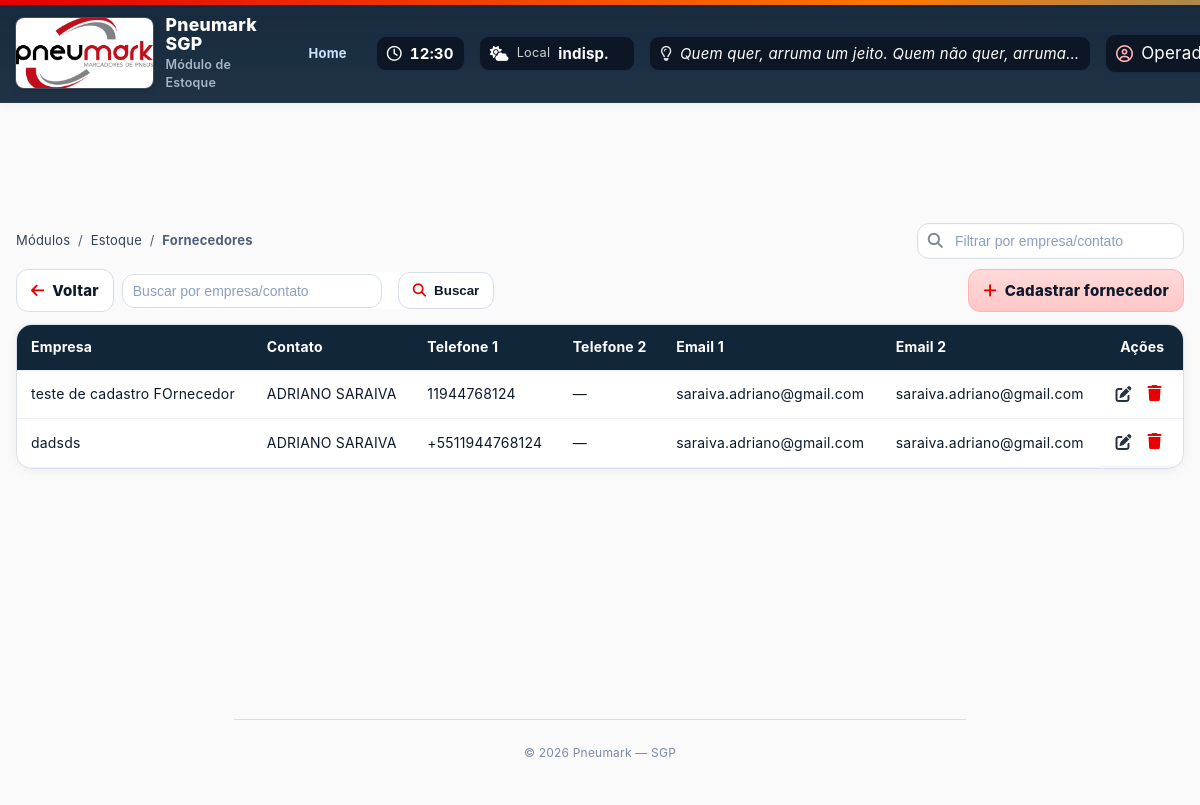
The page /listar_fornecedores on the database its author committed.
### app/models_sqla/__init__.py (models this page shows)
class Fornecedor(db.Model):
    __tablename__ = "fornecedores"
    id = db.Column(db.Integer, primary_key=True)
    nome_empresa = db.Column(db.String(100), nullable=False)
    nome_contato = db.Column(db.String(100), nullable=False)
    telefone1 = db.Column(db.String(20), nullable=True)
    telefone2 = db.Column(db.String(20), nullable=True)
    email1 = db.Column(db.String(100), nullable=True)
    email2 = db.Column(db.String(100), nullable=True)

### app/routes/estoque_routes/fornecedor_routes/listar_fornecedor.py (the view)
@listar_fornecedor_bp.route('/listar_fornecedores')
def listar_fornecedor():
    fornecedores = Fornecedor.query.all()
    return render_template('estoque_templates/fornecedor_templates/listar_fornecedor.html', fornecedores=fornecedores)

### app/routes/producao_routes/maquinas_routes/series.py (called while the page is built)
@series_bp.before_app_request
def _guard_series_only():
    path = (request.path or "")
    if not path.startswith('/producao/series'):
        return
    if path.endswith('/login'):
        return
    pin = current_app.config.get('SERIES_ADMIN_PIN')
    if pin and not session.get('series_admin_ok'):
        return redirect(url_for('series_bp.series_login'))

### app/templates/estoque_templates/fornecedor_templates/listar_fornecedor.html (shortened to what this page needs)
{% extends "_base.html" %}
{% set active_page = 'fornecedores' %}
{% block module_name %}Módulo de Estoque{% endblock %}
{% block toolbar %}
  <div class="toolbar">
    <div class="breadcrumb" aria-label="Você está em">
      <a href="{{ breadcrumb_url|default('/') }}">Módulos</a> &nbsp;/&nbsp;
      <a href="{{ url_for('estoque_bp.tela_estoque') }}">Estoque</a> &nbsp;/&nbsp;
      <strong>Fornecedores</strong>
    </div>
    <label class="searchbar searchbar--compact" for="q">
      <i class="fa-solid fa-magnifying-glass" aria-hidden="true"></i>
      <input id="q" type="text" placeholder="Filtrar por empresa/contato" autocomplete="off" value="{{ busca or '' }}">
    </label>
  </div>
{% endblock %}
{% block content %}
  <div class="actions-top">
    <div class="actions-left">
      <a class="btn" href="{{ url_for('estoque_bp.tela_estoque') }}"><i class="fa-solid fa-arrow-left"></i> Voltar</a>
      <form method="GET" action="{{ url_for('listar_fornecedor_bp.listar_fornecedor') }}" class="searchbar searchbar--compact" style="border:none; padding:0; box-shadow:none">
        <input type="text" name="busca" placeholder="Buscar por empresa/contato" value="{{ busca or '' }}" style="border:1px solid var(--border); border-radius:12px; padding:8px 10px; width:260px">
        <button class="btn" type="submit" style="margin-left:6px"><i class="fas fa-search"></i> Buscar</button>
      </form>
    </div>
    <div class="actions-right">
      <a class="btn brand" href="{{ url_for('cadastrar_fornecedor_bp.cadastrar_fornecedor') }}"><i class="fa-solid fa-plus"></i> Cadastrar fornecedor</a>
    </div>
  </div>
  <div class="table-wrap">
    <table class="listing" id="tabelaFornecedores">
      <thead>
        <tr>
          <th>Empresa</th>
          <th>Contato</th>
          <th>Telefone 1</th>
          <th>Telefone 2</th>
          <th>Email 1</th>
          <th>Email 2</th>
          <th style="text-align:center">Ações</th>
        </tr>
      </thead>
      <tbody>
        {% for fornecedor in fornecedores %}
          <tr data-empresa="{{ fornecedor.nome_empresa|lower }}" data-contato="{{ fornecedor.nome_contato|lower }}">
            <td>{{ fornecedor.nome_empresa }}</td>
            <td>{{ fornecedor.nome_contato }}</td>
            <td>{{ fornecedor.telefone1 or '—' }}</td>
            <td>{{ fornecedor.telefone2 or '—' }}</td>
            <td>{{ fornecedor.email1 or '—' }}</td>
            <td>{{ fornecedor.email2 or '—' }}</td>
            <td class="icon-actions" style="text-align:center">
              <a href="{{ url_for('editar_fornecedor_bp.editar_fornecedor', id=fornecedor.id) }}" title="Editar"><i class="fa-solid fa-pen-to-square"></i></a>
              <form action="{{ url_for('deletar_fornecedor_bp.deletar_fornecedor', id=fornecedor.id) }}" method="POST" style="display:inline">
                <button type="submit" title="Excluir" onclick="return confirm('Deseja excluir este fornecedor?');">
                  <i class="fa-solid fa-trash" style="color:#e60000"></i>
                </button>
              </form>
            </td>
          </tr>
        {% endfor %}
      </tbody>
    </table>
  </div>
{% endblock %}

### app/static/css/app.css (style rules this page uses)
:root { --bg: #f2f5fb; --bg-elev: #ffffff; --panel: #ffffff; --text: #0e1a2b; --muted: #51607a; --brand: #e60000; --brand-200: #ff4d4d; --navy: #12263a; --accent: #2d7ff9; --ok: #16a34a; --warn: #ffb020; --border: #d7deea; --ring: rgba(230,0,0,.25); --radius: 16px; --radius-sm: 12px; --shadow-1: 0 2px 10px rgba(18,38,58,.06); --shadow-2: 0 12px 28px rgba(18,38,58,.16); --speed: .22s; --easing: cubic-bezier(.2,.8,.2,1); }
* { box-sizing:border-box }
html,body { height:100% }
body { margin:0; background: rgb(250, 250, 250); color:var(--text); font: 15px/1.45 Inter, system-ui, -apple-system, Segoe UI, Roboto, Arial, sans-serif; letter-spacing:.2px; }
.brand { display:flex; align-items:center; gap:12px; }
.toolbar { display:grid; grid-template-columns:1fr auto; gap:16px; align-items:center; margin-bottom:18px; }
.breadcrumb { color:var(--muted); font-size:13px }
.breadcrumb a { color:#324255; text-decoration:none; border-bottom:1px dashed transparent }
.searchbar { display:flex; align-items:center; gap:10px; background:#ffffff; border:1px solid var(--border); border-radius:12px; padding:8px 10px; min-width:260px; box-shadow: inset 0 0 0 1px rgba(0,0,0,.02); transition: border-color var(--speed) var(--easing), box-shadow var(--speed) var(--easing); }
.searchbar i { color:#7a8696 }
.searchbar input { background:transparent; border:0; outline:0; color:var(--text); width:220px; font-size:14px; }
.searchbar input::placeholder { color:#8aa0bf }
.toolbar { margin-bottom: 10px; }

### app/templates/_base.html (style rules this page uses)
.brand { display:flex;gap:12px;align-items:center }

### app/templates/estoque_templates/fornecedor_templates/listar_fornecedor.html (style rules this page uses)
.table-wrap { background:#fff; border:1px solid var(--border); border-radius:var(--radius); box-shadow:var(--shadow-1); overflow:auto }
table.listing { width:100%; border-collapse:collapse; min-width:880px }
.listing th,.listing td { padding:12px 14px; border-bottom:1px solid #eef2f7; text-align:left; font-size:14px }
.listing thead th { position:sticky; top:0; background:var(--navy); color:#fff; z-index:1 }
.actions-top { display:flex; gap:10px; align-items:center; justify-content:space-between; margin-bottom:12px; flex-wrap:wrap }
.actions-left,.actions-right { display:flex; gap:8px; align-items:center; flex-wrap:wrap }
.btn { display:inline-flex; align-items:center; gap:8px; padding:10px 14px; border-radius:12px; border:1px solid var(--border); background:#fff; text-decoration:none; color:#0e1a2b; font-weight:800 }
.btn i { color:var(--brand) }
.btn.brand { background:linear-gradient(180deg,#ffd9d9,#ffc7c7); border-color:#ffb3b3 }
.searchbar--compact { min-width:260px }
.icon-actions { display:flex; gap:10px; align-items:center }
.icon-actions a, .icon-actions button { color:#263341; font-size:16px }
.icon-actions button { border:none; background:none; cursor:pointer }

### rows shown on the page
Fornecedor: nome_empresa "teste de cadastro FOrnecedor", nome_contato "ADRIANO SARAIVA", telefone1 "11944768124", telefone2 "—", email1 "saraiva.adriano@gmail.com", email2 "saraiva.adriano@gmail.com"
Fornecedor: nome_empresa "dadsds", nome_contato "ADRIANO SARAIVA", telefone1 "+5511944768124", telefone2 "—", email1 "saraiva.adriano@gmail.com", email2 "saraiva.adriano@gmail.com"
